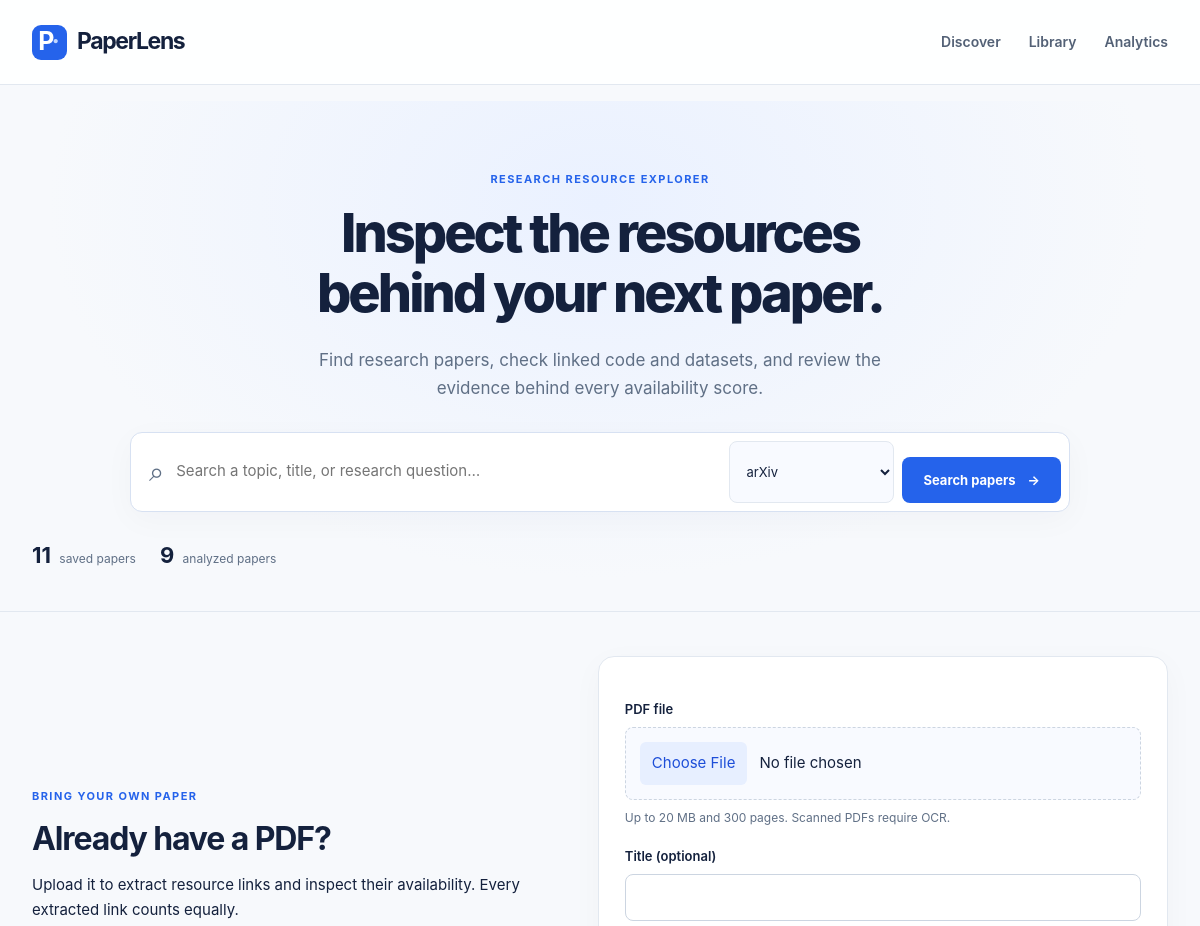
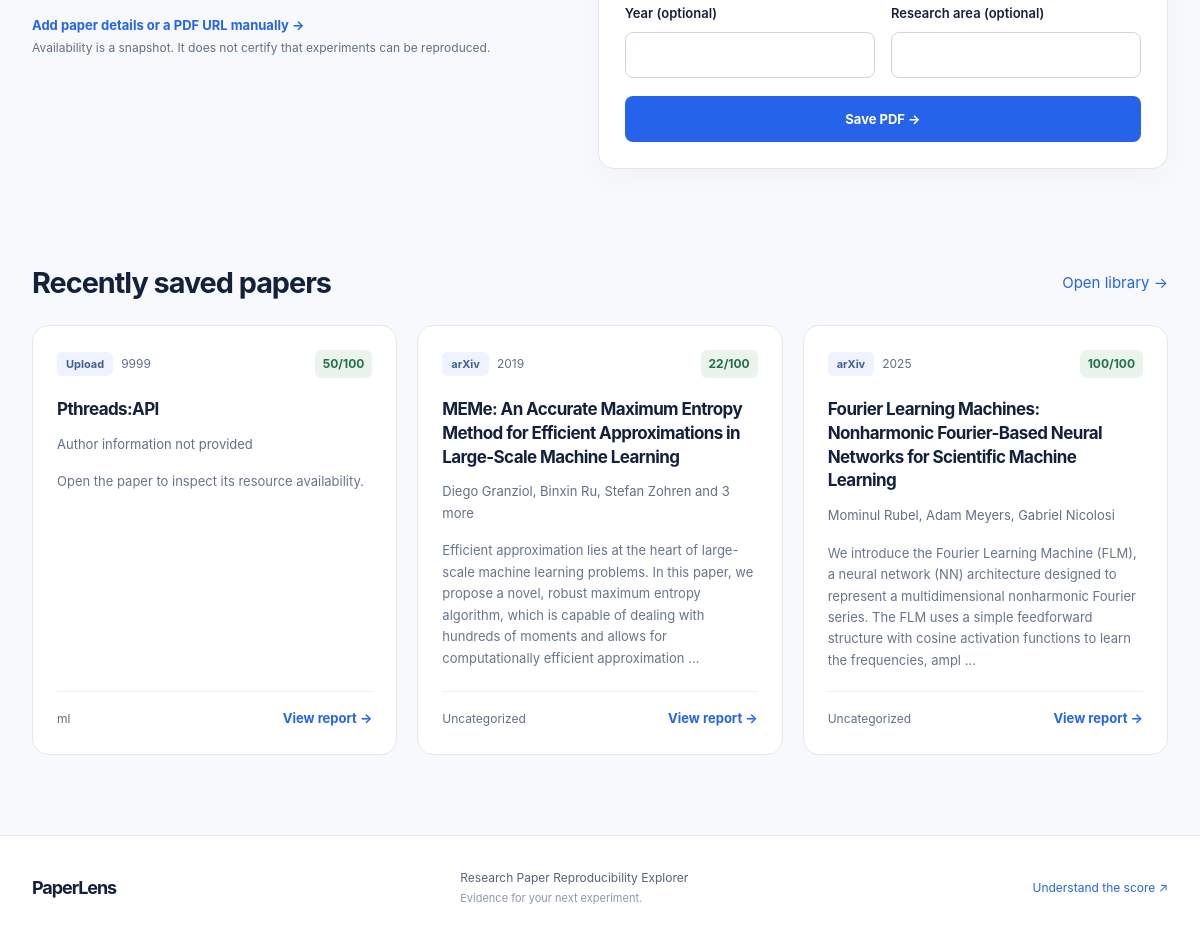
The page / on the database its author committed (2 pictures, top to bottom).
### tables this page shows
CREATE TABLE papers (
    id INTEGER PRIMARY KEY AUTOINCREMENT,

    source TEXT NOT NULL,
    external_id TEXT NOT NULL,

    title TEXT NOT NULL,
    authors TEXT NOT NULL DEFAULT '[]',
    year INTEGER,
    abstract TEXT NOT NULL DEFAULT '',

    paper_url TEXT,
    pdf_url TEXT,

    last_analyzed_at TEXT,

    analysis_status TEXT NOT NULL DEFAULT 'pending'
        CHECK (analysis_status IN ('pending', 'completed', 'partial', 'failed', 'analyzing')),

    identity TEXT UNIQUE NOT NULL,
    area TEXT NOT NULL DEFAULT 'Uncategorized',
    local_path TEXT,
    created_at TEXT NOT NULL,
    report TEXT,
    score INTEGER,

    UNIQUE (source, external_id)
);

### app/routes.py (the view)
    @app.route("/", methods=["GET"])
    def home():
        papers = list_papers()
        return render_template(
            "index.html",
            recent=papers[:3],
            **library_stats(),
        )

### src/database/db.py (called while the page is built)
def get_connection(db_path=None):
    path = database_path(db_path)
    path.parent.mkdir(parents=True, exist_ok=True)
    db = sqlite3.connect(path, timeout=20)
    db.row_factory = sqlite3.Row
    db.execute("PRAGMA foreign_keys=ON")
    db.execute("PRAGMA synchronous=FULL")
    return db

def database_path(db_path=None):
    value = db_path
    if value is None and has_app_context():
        value = current_app.config.get("DATABASE")
    value = str(value or DATABASE_PATH)
    if value == ":memory:" or value.startswith("file:"):
        raise ValueError("Use a persistent SQLite file path for DATABASE.")
    path = Path(value).expanduser()
    if not path.is_absolute():
        path = PROJECT_ROOT / path
    return path.resolve()

@contextmanager
def connection(db_path=None):
    db = get_connection(db_path)
    try:
        with db:
            yield db
    finally:
        db.close()

def _authors(value):
    if isinstance(value, str):
        try:
            decoded = json.loads(value)
        except ValueError:
            decoded = None
        return (
            decoded
            if isinstance(decoded, list)
            else [name.strip() for name in value.split(";") if name.strip()]
        )
    return list(value or [])

def decode(row):
    if row is None:
        return None
    paper = dict(row)
    paper["authors"] = _authors(paper["authors"])
    paper["analysis_status"] = UI_STATUSES.get(paper["analysis_status"], paper["analysis_status"])
    paper["report"] = json.loads(paper["report"]) if paper["report"] else None
    return paper

def library_stats():
    with connection() as db:
        row = db.execute(
            "SELECT COUNT(*) AS total, COUNT(NULLIF(report, '')) AS analyzed FROM papers"
        ).fetchone()
    return dict(row)

### templates/index.html (shortened to what this page needs)
{% extends "base.html" %}
{% from "card.html" import paper_card, search_form %}
{% block styles %}
<link rel="stylesheet" href="{{ url_for('static', filename='css/index.css') }}">
{% endblock %}
{% block content %}
<section class="hero">
    <div class="container">
        <span class="eyebrow">RESEARCH RESOURCE EXPLORER</span>
        <h1>Inspect the resources<br>behind your next paper.</h1>
        <p class="hero-copy">Find research papers, check linked code and datasets, and review the evidence behind every availability score.</p>
        {{ search_form() }}
        <div class="inline-stats" data-library-stats="{{ url_for('main.library_statistics') }}">
            <span><strong data-stat="total">{{ total }}</strong> saved papers</span>
            <span><strong data-stat="analyzed">{{ analyzed }}</strong> analyzed papers</span>
        </div>
    </div>
</section>
<section class="container section upload-section" id="upload">
    <div>
        <span class="eyebrow">BRING YOUR OWN PAPER</span>
        <h2>Already have a PDF?</h2>
        <p>Upload it to extract resource links and inspect their availability. Every extracted link counts equally.</p>
        <a class="text-link" href="{{ url_for('main.add_paper') }}">Add paper details or a PDF URL manually →</a>
        <p class="meta">Availability is a snapshot. It does not certify that experiments can be reproduced.</p>
    </div>
    <form class="panel upload-form" action="{{ url_for('main.upload') }}" method="post" enctype="multipart/form-data" data-busy>
        <label for="upload-pdf">PDF file</label>
        <input id="upload-pdf" name="pdf" type="file" accept=".pdf,application/pdf" required>
        <span class="meta">Up to 20 MB and 300 pages. Scanned PDFs require OCR.</span>
        <label for="upload-title">Title (optional)</label>
        <input id="upload-title" name="title" maxlength="300">
        <div class="form-columns">
            <div><label for="upload-year">Year (optional)</label><input id="upload-year" name="year" type="number" min="1000" max="9999"></div>
            <div><label for="upload-area">Research area (optional)</label><input id="upload-area" name="area" maxlength="80"></div>
        </div>
        <button class="button primary" type="submit">Save PDF →</button>
    </form>
</section>
<section class="container section">
    <div class="section-heading"><h2>Recently saved papers</h2><a href="{{ url_for('main.library') }}">Open library →</a></div>
    {% if recent %}<div class="paper-grid">{% for paper in recent %}{{ paper_card(paper) }}{% endfor %}</div>
    {% else %}<div class="empty-state"><h3>Your library starts here</h3><p>Search for a topic, upload a PDF, or add paper details manually.</p></div>{% endif %}
</section>
{% endblock %}

### templates/card.html (shortened to what this page needs)
{% macro paper_card(paper) %}
    <article class="paper-card">
        <div class="card-top">
            <div class="tag-row">
                <span class="tag">{{ paper.source }}</span>
                <span class="meta">{{ paper.year or 'Year unknown' }}</span>
            </div>
            {% if paper.report and paper.score is not none %}
                <span class="score-pill">{{ paper.score }}/100</span>
            {% elif paper.report %}
                <span class="status unchecked">Not scored</span>
            {% else %}
                <span class="status unchecked">Not analyzed</span>
            {% endif %}
        </div>
        <h3>
            <a href="{{ url_for('main.detail', paper_id=paper.id) }}">{{ paper.title }}</a>
        </h3>
        <p class="authors">
            {{ paper.authors[:3] | join(", ") }}
            {% if paper.authors|length > 3 %}
                and {{ paper.authors|length - 3 }} more
            {% endif %}
            {% if not paper.authors %}
                Author information not provided
            {% endif %}
        </p>
        <p class="abstract-preview">
            {{ paper.abstract[:260] }}
            {% if paper.abstract|length > 260 %}
                …
            {% endif %}
            {% if not paper.abstract %}
                Open the paper to inspect its resource availability.
            {% endif %}
        </p>
        <div class="card-bottom">
            <span class="meta">{{ paper.area }}</span>
            <a class="text-link"
               href="{{ url_for('main.detail', paper_id=paper.id) }}">
                {% if paper.report %}
                    View report
                {% else %}
                    Explore paper
                {% endif %}
                <span aria-hidden="true">→</span>
            </a>
        </div>
    </article>
{% endmacro %}
{% macro search_form(query='', source='arXiv') %}
    <form class="search-form"
          action="{{ url_for('main.search') }}"
          method="get"
          data-search>
        <div class="search-input">
            <span aria-hidden="true">⌕</span>
            <input id="search-query"
                   type="search"
                   name="q"
                   value="{{ query }}"
                   placeholder="Search a topic, title, or research question…"
                   maxlength="200"
                   required>
        </div>
        <select id="search-source" name="source">
            <option value="arXiv" {% if source == 'arXiv' %}selected{% endif %}>arXiv</option>
        </select>
        <button class="button primary" type="submit">
            Search papers
            <span aria-hidden="true">→</span>
        </button>
    </form>
{% endmacro %}

### static/css/style.css (style rules this page uses)
:root { --blue: #2563eb; --blue-dark: #1d4ed8; --ink: #14213d; --muted: #607086; --line: #e2e8f0; --paper: #fff; --background: #f7f9fc; --radius: 16px; --shadow: 0 8px 32px #14213d08; }
* { box-sizing: border-box; }
html { scroll-behavior: smooth; scroll-padding-top: 24px; }
body { margin: 0; background: var(--background); color: var(--ink); font-family: Inter, -apple-system, BlinkMacSystemFont, "Segoe UI", Arial, sans-serif; font-size: 15px; line-height: 1.65; overflow-wrap: anywhere; }
a { color: var(--blue); text-decoration: none; }
button, input, select { font: inherit; }
button, a, input, select { -webkit-tap-highlight-color: transparent; }
button { cursor: pointer; }
input:not([type=checkbox]), select { width: 100%; min-height: 46px; border: 1px solid #ccd5e1; border-radius: 8px; padding: 10px 12px; background: #fff; color: var(--ink); min-width: 0; }
input[type=file] { padding: 14px !important; background: #f8faff !important; border-style: dashed !important; }
label { display: block; font-weight: 600; font-size: 13px; margin-bottom: 7px; }
h1, h2, h3, p { margin-top: 0; }
h1, h2, h3 { line-height: 1.25; letter-spacing: -.035em; }
h1 { font-size: clamp(1.9rem, 3.6vw, 2.8rem); margin-bottom: 18px; font-weight: 750; }
h2 { font-size: clamp(1.35rem, 2.5vw, 1.8rem); margin-bottom: 14px; }
h3 { font-size: 19px; margin-bottom: 12px; }
p { margin-bottom: 16px; }
p:last-child { margin-bottom: 0; }
.container { width: min(1180px, calc(100% - 64px)); margin-inline: auto; }
.section { padding-block: 32px; }
.eyebrow { display: block; font-size: 11px; letter-spacing: .13em; line-height: 1.6; font-weight: 750; color: var(--blue); margin-bottom: 14px; }
.button { display: inline-flex; align-items: center; justify-content: center; gap: 12px; min-height: 46px; padding: 11px 20px; border: 1px solid transparent; border-radius: 8px; font-size: 13px; font-weight: 650; line-height: 1.4; transition: background .18s, box-shadow .18s; }
.primary { background: var(--blue); color: #fff; }
.text-link { font-size: 13px; font-weight: 650; }
.section-heading { display: flex; align-items: center; justify-content: space-between; gap: 20px; margin-bottom: 24px; }
.section-heading h2, .section-heading p { margin-bottom: 0; }
.section-heading>a { flex-shrink: 0; }
.panel { padding: 26px; background: #fff; border: 1px solid var(--line); border-radius: var(--radius); box-shadow: var(--shadow); min-width: 0; margin-bottom: 20px; }
.meta { font-size: 12px; color: var(--muted); }
.tag-row { display: flex; flex-wrap: wrap; align-items: center; gap: 8px; }
.tag { display: inline-flex; padding: 4px 9px; border-radius: 5px; background: #eef3ff; font-size: 11px; font-weight: 650; color: #42618f; line-height: 1.5; }
.card-top { display: flex; align-items: center; justify-content: space-between; gap: 12px; margin-bottom: 20px; }
.authors { font-size: 13px; color: var(--muted); }
form > label { margin-top: 16px; }
form > .button { margin-top: 16px; }

### static/css/_cards.css (style rules this page uses)
.search-form { display: flex; align-items: stretch; gap: 8px; padding: 8px; background: white; border: 1px solid #d7e1f2; border-radius: 12px; box-shadow: var(--shadow); max-width: 940px; margin: 0 auto; }
.search-input { display: flex; align-items: center; gap: 8px; flex: 1; min-width: 0; padding-left: 10px; }
.search-input>span { font-size: 27px; color: var(--muted); line-height: 1; }
.search-input input { border: 0; min-height: 48px; padding: 10px 4px; }
.search-form>select { width: 165px; border-color: var(--line); font-size: 13px; background: #f8faff; }
.search-form>.button { white-space: nowrap; }
.paper-grid { display: grid; grid-template-columns: repeat(3, minmax(0, 1fr)); gap: 20px; }
.paper-card { display: flex; flex-direction: column; padding: 24px; border: 1px solid var(--line); border-radius: var(--radius); background: #fff; transition: box-shadow .2s; }
.paper-card h3 { line-height: 1.4; font-size: 17px; }
.paper-card h3 a { color: var(--ink); }
.abstract-preview { font-size: 13px; color: #66758b; flex: 1; }
.card-bottom { display: flex; justify-content: space-between; align-items: center; gap: 12px; padding-top: 16px; border-top: 1px solid #edf0f5; margin-top: 4px; }
.card-bottom .text-link { white-space: nowrap; }
.score-pill { background: #eaf4ed; color: #21704b; border-radius: 6px; padding: 4px 8px; font-size: 12px; font-weight: 700; white-space: nowrap; }

### rows shown on the page
papers: source "Upload", year "9999", score "50", title "Pthreads:API", shows "Author information not provided", shows "Open the paper to inspect its resource availability.", area "ml"
papers: source "arXiv", year "2019", score "22", title "MEMe: An Accurate Maximum Entropy Method for Efficient Approximations in Large-Scale Machine Learning", authors "Diego Granziol, Binxin Ru, Stefan Zohren", authors|length "3", abstract "Efficient approximation lies at the heart of large-scale machine learning problems. In this paper, we propose a novel, robust maximum entropy algorithm, which is capable of dealing with hundreds of moments and allows for computationally efficient approximation", area "Uncategorized"
papers: source "arXiv", year "2025", score "100", title "Fourier Learning Machines: Nonharmonic Fourier-Based Neural Networks for Scientific Machine Learning", authors "Mominul Rubel, Adam Meyers, Gabriel Nicolosi", abstract "We introduce the Fourier Learning Machine (FLM), a neural network (NN) architecture designed to represent a multidimensional nonharmonic Fourier series. The FLM uses a simple feedforward structure with cosine activation functions to learn the frequencies, ampl", area "Uncategorized"

### other values the page prints
{{ total }} "11"
{{ analyzed }} "9"
